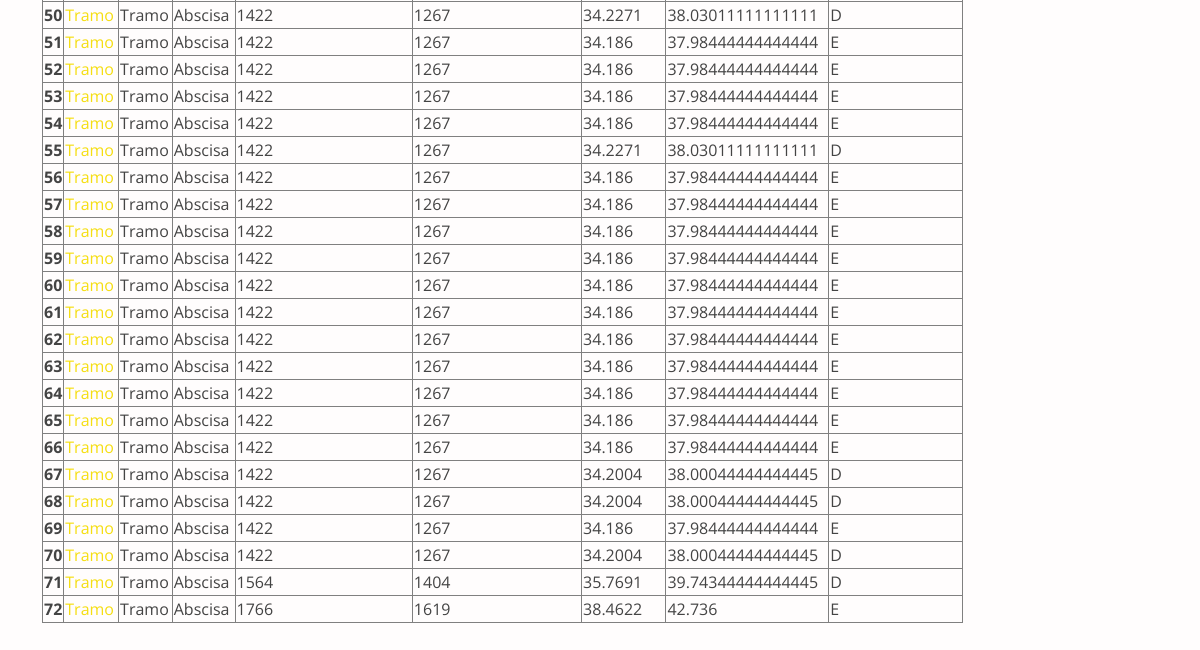
Page /resultados (lower part) on the earlier database version.
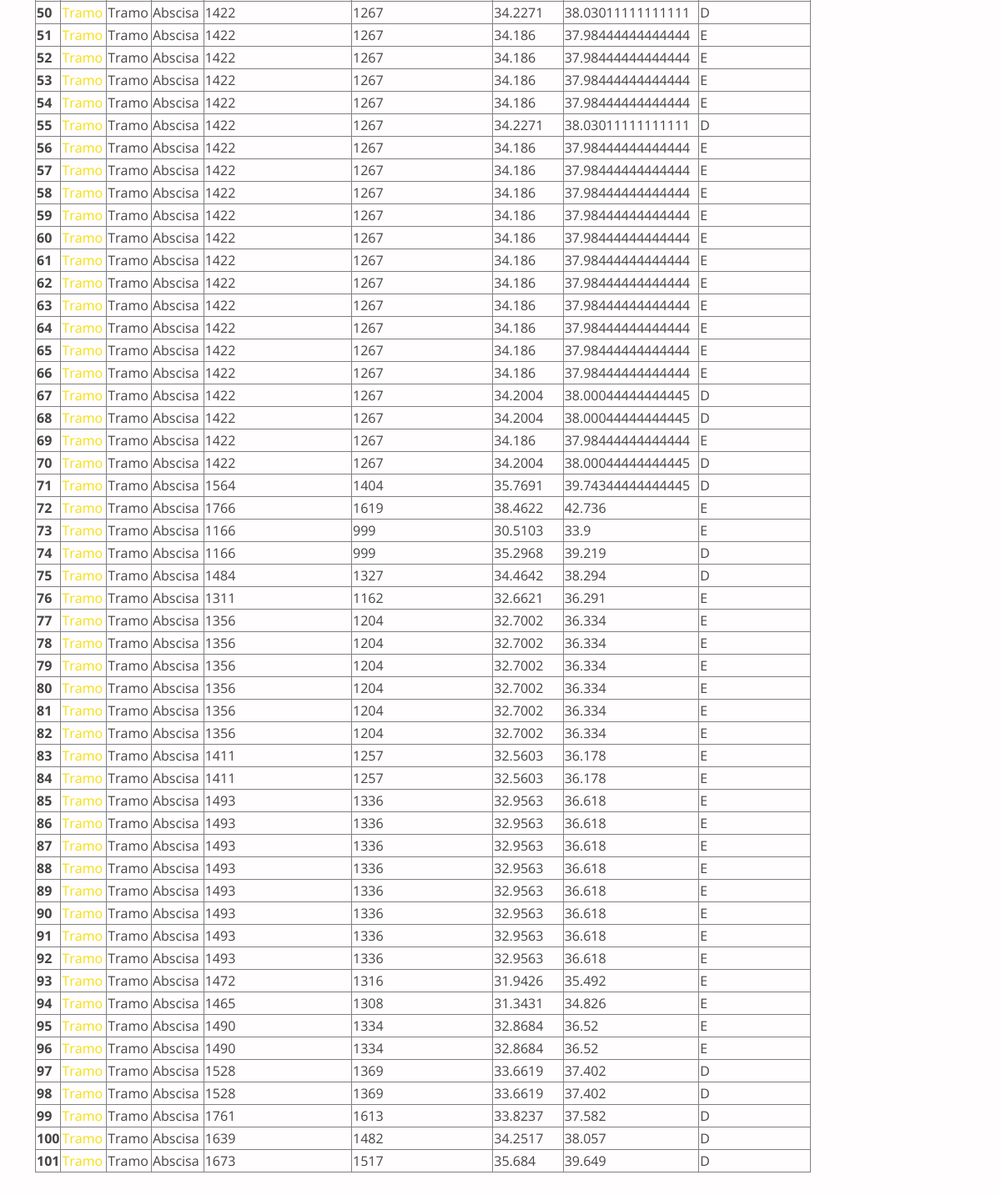
Same page on the later database version.
### main.py (models this page shows)
class Resultado(db.Model):
    id = db.Column(db.Integer, primary_key=True)
    Fpe = db.Column(db.Float, nullable=False)
    Fd = db.Column(db.Float, nullable=False)
    Fcb = db.Column(db.Float, nullable=False)
    Ec = db.Column(db.Float, nullable=False)
    Fp = db.Column(db.Float, nullable=False)
    cap_60 = db.Column(db.Integer, nullable=False)
    cap_5 = db.Column(db.Integer, nullable=False)
    FHP = db.Column(db.Float, nullable=False)
    v1 = db.Column(db.Float, nullable=False)
    Fu = db.Column(db.Float, nullable=False)
    Fcb1 = db.Column(db.Float, nullable=False)
    v2 = db.Column(db.Float, nullable=False)
    Ec_vel = db.Column(db.Float, nullable=False)
    Fp_vel = db.Column(db.Float, nullable=False)
    Ft = db.Column(db.Float, nullable=False)
    vM = db.Column(db.Float, nullable=False)
    Vi = db.Column(db.Integer, nullable=False)
    Final = db.Column(db.Integer, nullable=False)
    carretera = db.Column(db.String(200), nullable = False)
    proyecto = db.Column(db.String(200), nullable = False)
    a_carril = db.Column(db.Float, nullable=False)
    a_berma = db.Column(db.Float, nullable=False)
    p_promedio = db.Column(db.Float, nullable=False)
    l_sector = db.Column(db.Float, nullable=False)
    curvatura = db.Column(db.Integer, nullable=False)
    d_sentido = db.Column(db.Integer, nullable=False)
    d_sentido1 = db.Column(db.Integer, nullable=False)
    p_no_rebase = db.Column(db.Integer, nullable=False)
    p_automoviles = db.Column(db.Integer, nullable=False)
    p_buses = db.Column(db.Integer, nullable=False)
    p_camiones = db.Column(db.Integer, nullable=False)
    vol_cap = db.Column(db.Integer, nullable=False)
    terreno = db.Column(db.String(200), nullable = False)

### main.py (the view)
@app.route("/resultados",methods=["GET","POST"])
def resultados():
    all_records = db.session.query(Resultado).all()
    return render_template('data.html', datos=all_records)

### templates/data.html (shortened to what this page needs)
<!DOCTYPE html>
<html lang="en">
<head>
  <link href="../static/assets/vendor/aos/aos.css" rel="stylesheet">
  <link href="../static/assets/vendor/bootstrap/css/bootstrap.min.css" rel="stylesheet">
  <link href="../static/assets/vendor/bootstrap-icons/bootstrap-icons.css" rel="stylesheet">
  <link href="../static/assets/vendor/boxicons/css/boxicons.min.css" rel="stylesheet">
  <link href="../static/assets/vendor/glightbox/css/glightbox.min.css" rel="stylesheet">
  <link href="../static/assets/vendor/remixicon/remixicon.css" rel="stylesheet">
  <link href="../static/assets/vendor/swiper/swiper-bundle.min.css" rel="stylesheet">
  <link href="../static/assets/css/style.css" rel="stylesheet">
</head>
<body>
  {% import "bootstrap/wtf.html" as wtf %}
    <br>
    <br>
    <section class="inner-page" style="background-color:rgb(255, 253, 253)">
      <div class="container">
        <table class="table-responsive table-bordered">
          <tbody>
            {% for dato in datos %}
              <tr>
                <th scope="row">{{dato.id}}</th>
                <td><a href="{{ url_for('registro', index=dato.id) }}">Tramo</a></td>
                <td>Tramo</td>
                <td>Abscisa</td>
                <td>{{dato.cap_60}}</td>
                <td>{{dato.cap_5}}</td>
                <td>{{dato.vM}}</td>
                <td>{{dato.Vi}}</td>
                <td>{{dato.Final}}</td>
              </tr>
            {% endfor %}
          </tbody>
        </table>
      </div>
    </section>
</body>
</html>

Differences in the rows shown:
added Resultado: id "73", cap_60 "1166", cap_5 "999", vM "30.5103", Vi "33.9", Final "E"
added Resultado: id "74", cap_60 "1166", cap_5 "999", vM "35.2968", Vi "39.219", Final "D"
added Resultado: id "75", cap_60 "1484", cap_5 "1327", vM "34.4642", Vi "38.294", Final "D"
added Resultado: id "76", cap_60 "1311", cap_5 "1162", vM "32.6621", Vi "36.291", Final "E"
added Resultado: id "77", cap_60 "1356", cap_5 "1204", vM "32.7002", Vi "36.334", Final "E"
added Resultado: id "78", cap_60 "1356", cap_5 "1204", vM "32.7002", Vi "36.334", Final "E"
added Resultado: id "79", cap_60 "1356", cap_5 "1204", vM "32.7002", Vi "36.334", Final "E"
added Resultado: id "80", cap_60 "1356", cap_5 "1204", vM "32.7002", Vi "36.334", Final "E"
added Resultado: id "81", cap_60 "1356", cap_5 "1204", vM "32.7002", Vi "36.334", Final "E"
added Resultado: id "82", cap_60 "1356", cap_5 "1204", vM "32.7002", Vi "36.334", Final "E"
added Resultado: id "83", cap_60 "1411", cap_5 "1257", vM "32.5603", Vi "36.178", Final "E"
added Resultado: id "84", cap_60 "1411", cap_5 "1257", vM "32.5603", Vi "36.178", Final "E"
added Resultado: id "85", cap_60 "1493", cap_5 "1336", vM "32.9563", Vi "36.618", Final "E"
added Resultado: id "86", cap_60 "1493", cap_5 "1336", vM "32.9563", Vi "36.618", Final "E"
added Resultado: id "87", cap_60 "1493", cap_5 "1336", vM "32.9563", Vi "36.618", Final "E"
added Resultado: id "88", cap_60 "1493", cap_5 "1336", vM "32.9563", Vi "36.618", Final "E"
added Resultado: id "89", cap_60 "1493", cap_5 "1336", vM "32.9563", Vi "36.618", Final "E"
added Resultado: id "90", cap_60 "1493", cap_5 "1336", vM "32.9563", Vi "36.618", Final "E"
added Resultado: id "91", cap_60 "1493", cap_5 "1336", vM "32.9563", Vi "36.618", Final "E"
added Resultado: id "92", cap_60 "1493", cap_5 "1336", vM "32.9563", Vi "36.618", Final "E"
added Resultado: id "93", cap_60 "1472", cap_5 "1316", vM "31.9426", Vi "35.492", Final "E"
added Resultado: id "94", cap_60 "1465", cap_5 "1308", vM "31.3431", Vi "34.826", Final "E"
added Resultado: id "95", cap_60 "1490", cap_5 "1334", vM "32.8684", Vi "36.52", Final "E"
added Resultado: id "96", cap_60 "1490", cap_5 "1334", vM "32.8684", Vi "36.52", Final "E"
added Resultado: id "97", cap_60 "1528", cap_5 "1369", vM "33.6619", Vi "37.402", Final "D"
added Resultado: id "98", cap_60 "1528", cap_5 "1369", vM "33.6619", Vi "37.402", Final "D"
added Resultado: id "99", cap_60 "1761", cap_5 "1613", vM "33.8237", Vi "37.582", Final "D"
added Resultado: id "100", cap_60 "1639", cap_5 "1482", vM "34.2517", Vi "38.057", Final "D"
added Resultado: id "101", cap_60 "1673", cap_5 "1517", vM "35.684", Vi "39.649", Final "D"
